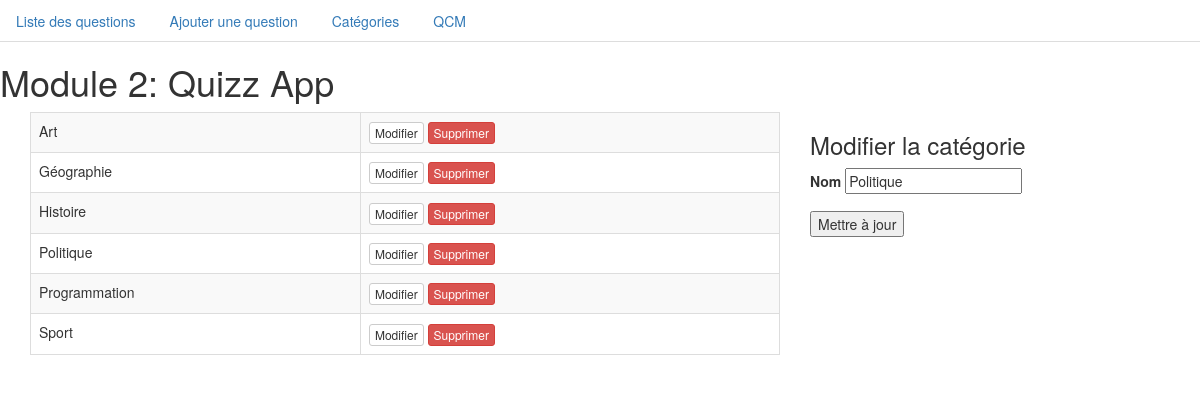
The page /?route=category/manage&action=edit&id_category=2 on the database its author committed.
### tables this page shows
CREATE TABLE `category` (
  `id` int(11) NOT NULL,
  `name` varchar(100) NOT NULL
);

### categories.php (called while the page is built)
<?php
function getCategories($db) {
  $query = $db->prepare('SELECT * FROM category ORDER BY name ASC');
  $query->execute();
  $categories = $query->fetchAll(PDO::FETCH_OBJ);
  return $categories;
}
?>

### category/manage.php (the view, shortened to what this page needs)
<?php
include('./categories.php');
$action = NULL;
function getCategoryName($categories, $id) {
  $category_name = NULL;
  foreach($categories as $c) {
    if($c->id == $id) {
      $category_name = $c->name;
      break;
    }
  }
  return $category_name;
}
$categories = getCategories($db);
if (isset($_GET['action']) && isset($_GET['id_category'])) {
  $action = $_GET['action'];
  $id_category = intval($_GET['id_category']);
}
?>
<div class="container">
  <div class="row">
    <div class="col-md-8">
      <table class="table table-bordered table-striped">
        <?php foreach($categories as $category): ?>
          <tr>
            <td><?= $category->name ?></td>
            <td>
              <a class="btn btn-xs btn-default" $
                href="?route=category/manage&action=edit&id_category=<?=$category->id?>">
                Modifier</a>
              <a
                class="btn btn-xs btn-danger"
                href="?route=category/manage&action=delete&id_category=<?=$category->id?>">
                Supprimer</a>
            </td>
          </tr>
        <?php endforeach ?>
      </table>
    </div>
    <div class="col-md-4">
      <?php if($action == 'edit'): ?>
        <h3>Modifier la catégorie</h3>
        <form method="POST">
          <div class="form-group">
            <label for="name">Nom</label>
            <input
              type="text"
              name="name"
              required
              value="<?= getCategoryName($categories, $id_category) ?>">
          </div>
          <input type="submit" name="edit" value="Mettre à jour">
        </form>
      <?php endif ?>
    </div>
  </div>
</div>

### rows shown on the page
category: name "Art"
category: name "Géographie"
category: name "Histoire"
category: name "Politique"
category: name "Programmation"
category: name "Sport"
